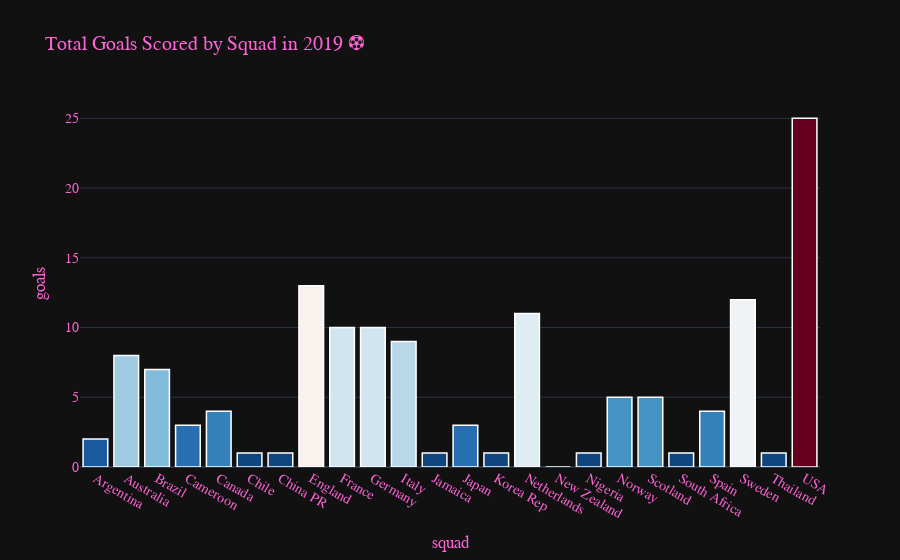
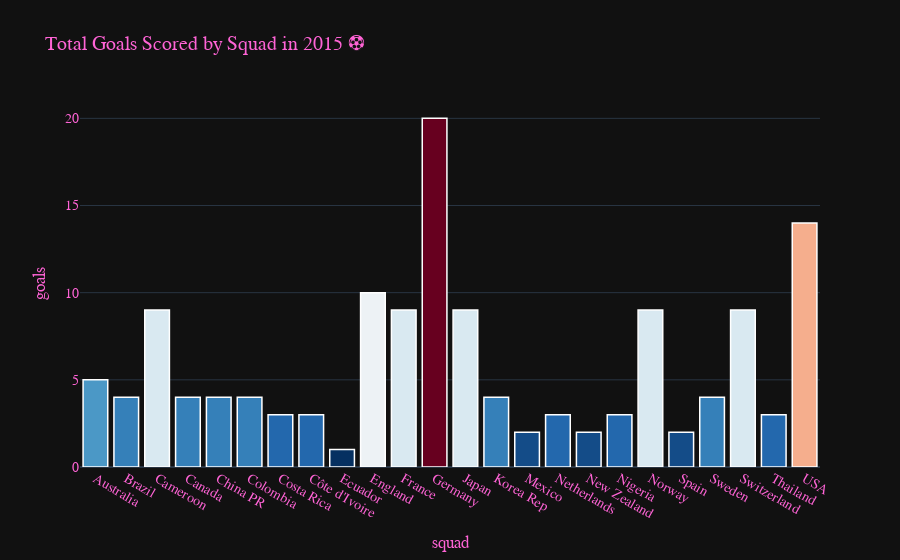
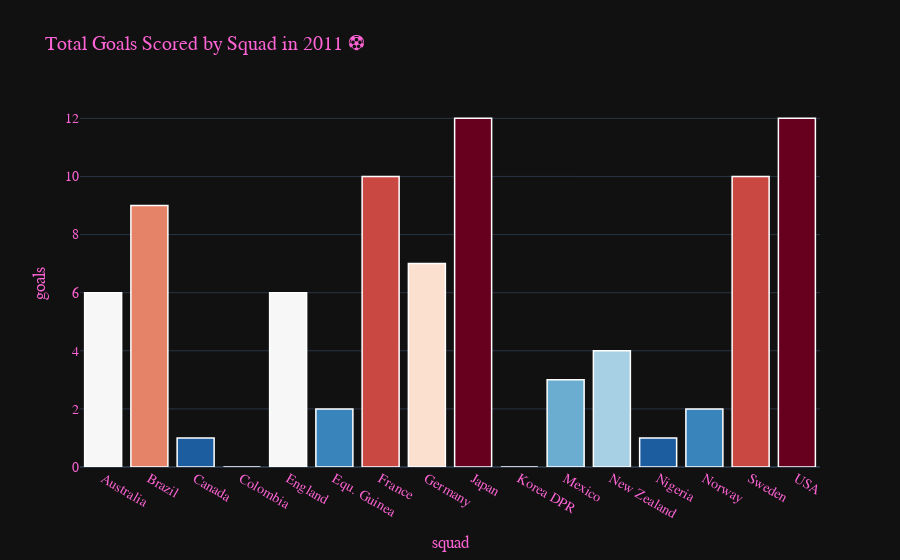
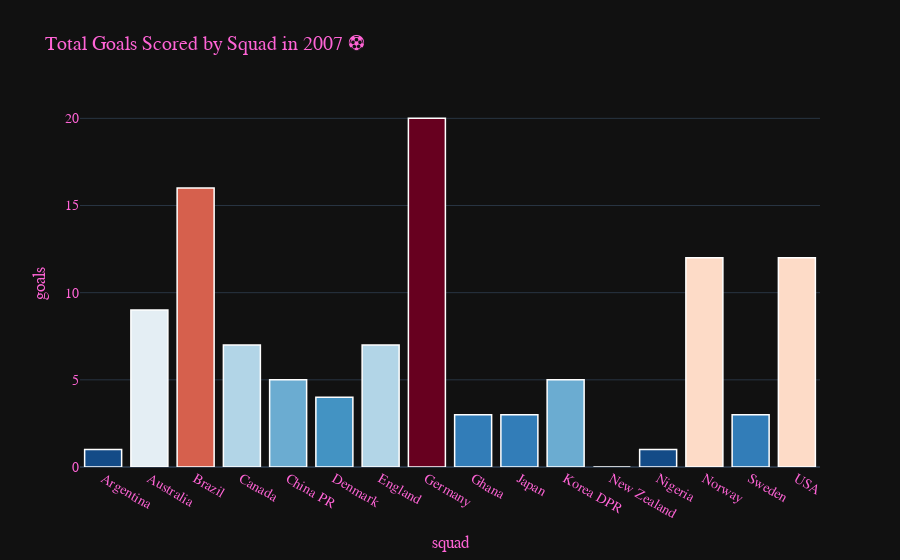

Source (notebook cell) for these figures, in order:
### Markdown cell above
# Total Goals Scored by Squad (1991 - 2019) ⚽

### Code cell
for i in df.year.unique():
    
    df0 = df[df["year"] == i]
    
    fig = px.bar(df0, x = "squad", y = "goals",
                 color = "goals", color_continuous_scale = "RdBu_r",
                title = f"Total Goals Scored by Squad in {i} ⚽")
    
    fig.update_traces(textfont_size=12, textangle=0, textposition="outside", cliponaxis=False)
    fig.update_traces(marker = dict(line = dict(width = 1.5, color = "#FFFFFF")))
    fig.update_layout(template = "plotly_dark", font = dict(family = "PT Sans", size = 14, color = "#FF64D6"))
    fig.update(layout_coloraxis_showscale=False)
    fig.show()

### Figure 1 — Plotly figure (JSON) as saved in the notebook; plotly's stock layout.template omitted (floating-point values rounded to 4 significant figures)
{"data": [{"alignmentgroup": "True", "cliponaxis": false, "hovertemplate": "squad=%{x}<br>goals=%{marker.color}<extra></extra>", "legendgroup": "", "marker": {"color": [2, 8, 7, 3, 4, 1, 1, 13, 10, 10, 9, 1, 3, 1, 11, 0, 1, 5, 5, 1, 4, 12, 1, 25], "coloraxis": "coloraxis", "line": {"color": "#FFFFFF", "width": 1.5}, "pattern": {"shape": ""}}, "name": "", "offsetgroup": "", "orientation": "v", "showlegend": false, "textangle": 0, "textfont": {"size": 12}, "textposition": "outside", "type": "bar", "x": ["Argentina", "Australia", "Brazil", "Cameroon", "Canada", "Chile", "China PR", "England", "France", "Germany", "Italy", "Jamaica", "Japan", "Korea Rep", "Netherlands", "New Zealand", "Nigeria", "Norway", "Scotland", "South Africa", "Spain", "Sweden", "Thailand", "USA"], "xaxis": "x", "y": [2, 8, 7, 3, 4, 1, 1, 13, 10, 10, 9, 1, 3, 1, 11, 0, 1, 5, 5, 1, 4, 12, 1, 25], "yaxis": "y"}], "layout": {"barmode": "relative", "coloraxis": {"colorbar": {"title": {"text": "goals"}}, "colorscale": [[0.0, "rgb(5,48,97)"], [0.1, "rgb(33,102,172)"], [0.2, "rgb(67,147,195)"], [0.3, "rgb(146,197,222)"], [0.4, "rgb(209,229,240)"], [0.5, "rgb(247,247,247)"], [0.6, "rgb(253,219,199)"], [0.7, "rgb(244,165,130)"], [0.8, "rgb(214,96,77)"], [0.9, "rgb(178,24,43)"], [1.0, "rgb(103,0,31)"]], "showscale": false}, "font": {"color": "#FF64D6", "family": "PT Sans", "size": 14}, "legend": {"tracegroupgap": 0}, "title": {"text": "Total Goals Scored by Squad in 2019 ⚽"}, "xaxis": {"anchor": "y", "domain": [0.0, 1.0], "title": {"text": "squad"}}, "yaxis": {"anchor": "x", "domain": [0.0, 1.0], "title": {"text": "goals"}}}}

### Figure 2 — Plotly figure (JSON) as saved in the notebook; plotly's stock layout.template omitted (floating-point values rounded to 4 significant figures)
{"data": [{"alignmentgroup": "True", "cliponaxis": false, "hovertemplate": "squad=%{x}<br>goals=%{marker.color}<extra></extra>", "legendgroup": "", "marker": {"color": [5, 4, 9, 4, 4, 4, 3, 3, 1, 10, 9, 20, 9, 4, 2, 3, 2, 3, 9, 2, 4, 9, 3, 14], "coloraxis": "coloraxis", "line": {"color": "#FFFFFF", "width": 1.5}, "pattern": {"shape": ""}}, "name": "", "offsetgroup": "", "orientation": "v", "showlegend": false, "textangle": 0, "textfont": {"size": 12}, "textposition": "outside", "type": "bar", "x": ["Australia", "Brazil", "Cameroon", "Canada", "China PR", "Colombia", "Costa Rica", "Côte d'Ivoire", "Ecuador", "England", "France", "Germany", "Japan", "Korea Rep", "Mexico", "Netherlands", "New Zealand", "Nigeria", "Norway", "Spain", "Sweden", "Switzerland", "Thailand", "USA"], "xaxis": "x", "y": [5, 4, 9, 4, 4, 4, 3, 3, 1, 10, 9, 20, 9, 4, 2, 3, 2, 3, 9, 2, 4, 9, 3, 14], "yaxis": "y"}], "layout": {"barmode": "relative", "coloraxis": {"colorbar": {"title": {"text": "goals"}}, "colorscale": [[0.0, "rgb(5,48,97)"], [0.1, "rgb(33,102,172)"], [0.2, "rgb(67,147,195)"], [0.3, "rgb(146,197,222)"], [0.4, "rgb(209,229,240)"], [0.5, "rgb(247,247,247)"], [0.6, "rgb(253,219,199)"], [0.7, "rgb(244,165,130)"], [0.8, "rgb(214,96,77)"], [0.9, "rgb(178,24,43)"], [1.0, "rgb(103,0,31)"]], "showscale": false}, "font": {"color": "#FF64D6", "family": "PT Sans", "size": 14}, "legend": {"tracegroupgap": 0}, "title": {"text": "Total Goals Scored by Squad in 2015 ⚽"}, "xaxis": {"anchor": "y", "domain": [0.0, 1.0], "title": {"text": "squad"}}, "yaxis": {"anchor": "x", "domain": [0.0, 1.0], "title": {"text": "goals"}}}}

### Figure 3 — Plotly figure (JSON) as saved in the notebook; plotly's stock layout.template omitted (floating-point values rounded to 4 significant figures)
{"data": [{"alignmentgroup": "True", "cliponaxis": false, "hovertemplate": "squad=%{x}<br>goals=%{marker.color}<extra></extra>", "legendgroup": "", "marker": {"color": [6, 9, 1, 0, 6, 2, 10, 7, 12, 0, 3, 4, 1, 2, 10, 12], "coloraxis": "coloraxis", "line": {"color": "#FFFFFF", "width": 1.5}, "pattern": {"shape": ""}}, "name": "", "offsetgroup": "", "orientation": "v", "showlegend": false, "textangle": 0, "textfont": {"size": 12}, "textposition": "outside", "type": "bar", "x": ["Australia", "Brazil", "Canada", "Colombia", "England", "Equ. Guinea", "France", "Germany", "Japan", "Korea DPR", "Mexico", "New Zealand", "Nigeria", "Norway", "Sweden", "USA"], "xaxis": "x", "y": [6, 9, 1, 0, 6, 2, 10, 7, 12, 0, 3, 4, 1, 2, 10, 12], "yaxis": "y"}], "layout": {"barmode": "relative", "coloraxis": {"colorbar": {"title": {"text": "goals"}}, "colorscale": [[0.0, "rgb(5,48,97)"], [0.1, "rgb(33,102,172)"], [0.2, "rgb(67,147,195)"], [0.3, "rgb(146,197,222)"], [0.4, "rgb(209,229,240)"], [0.5, "rgb(247,247,247)"], [0.6, "rgb(253,219,199)"], [0.7, "rgb(244,165,130)"], [0.8, "rgb(214,96,77)"], [0.9, "rgb(178,24,43)"], [1.0, "rgb(103,0,31)"]], "showscale": false}, "font": {"color": "#FF64D6", "family": "PT Sans", "size": 14}, "legend": {"tracegroupgap": 0}, "title": {"text": "Total Goals Scored by Squad in 2011 ⚽"}, "xaxis": {"anchor": "y", "domain": [0.0, 1.0], "title": {"text": "squad"}}, "yaxis": {"anchor": "x", "domain": [0.0, 1.0], "title": {"text": "goals"}}}}

### Figure 4 — Plotly figure (JSON) as saved in the notebook; plotly's stock layout.template omitted (floating-point values rounded to 4 significant figures)
{"data": [{"alignmentgroup": "True", "cliponaxis": false, "hovertemplate": "squad=%{x}<br>goals=%{marker.color}<extra></extra>", "legendgroup": "", "marker": {"color": [1, 9, 16, 7, 5, 4, 7, 20, 3, 3, 5, 0, 1, 12, 3, 12], "coloraxis": "coloraxis", "line": {"color": "#FFFFFF", "width": 1.5}, "pattern": {"shape": ""}}, "name": "", "offsetgroup": "", "orientation": "v", "showlegend": false, "textangle": 0, "textfont": {"size": 12}, "textposition": "outside", "type": "bar", "x": ["Argentina", "Australia", "Brazil", "Canada", "China PR", "Denmark", "England", "Germany", "Ghana", "Japan", "Korea DPR", "New Zealand", "Nigeria", "Norway", "Sweden", "USA"], "xaxis": "x", "y": [1, 9, 16, 7, 5, 4, 7, 20, 3, 3, 5, 0, 1, 12, 3, 12], "yaxis": "y"}], "layout": {"barmode": "relative", "coloraxis": {"colorbar": {"title": {"text": "goals"}}, "colorscale": [[0.0, "rgb(5,48,97)"], [0.1, "rgb(33,102,172)"], [0.2, "rgb(67,147,195)"], [0.3, "rgb(146,197,222)"], [0.4, "rgb(209,229,240)"], [0.5, "rgb(247,247,247)"], [0.6, "rgb(253,219,199)"], [0.7, "rgb(244,165,130)"], [0.8, "rgb(214,96,77)"], [0.9, "rgb(178,24,43)"], [1.0, "rgb(103,0,31)"]], "showscale": false}, "font": {"color": "#FF64D6", "family": "PT Sans", "size": 14}, "legend": {"tracegroupgap": 0}, "title": {"text": "Total Goals Scored by Squad in 2007 ⚽"}, "xaxis": {"anchor": "y", "domain": [0.0, 1.0], "title": {"text": "squad"}}, "yaxis": {"anchor": "x", "domain": [0.0, 1.0], "title": {"text": "goals"}}}}
